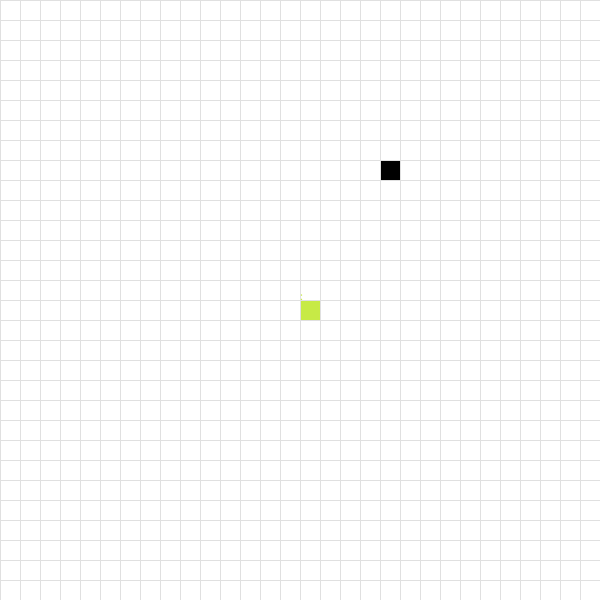
Frame 1 (no input)
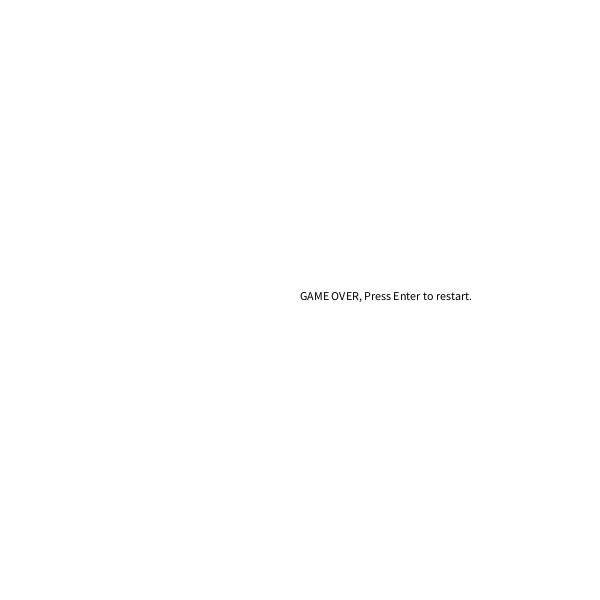
Frame 60 (the mouse pressed at the canvas centre just before this capture)
Frame 120 (the mouse held since frame 60 and released just before this capture): identical to frame 60, image omitted

The Processing sketch that drew these frames (run headless with seeded random() and noise(); from frame 60 on, the mouse is pressed at the canvas centre):

// Processing sketch: Snake
// ── Snake.pde
boolean isCollision;
int widthOfSquare = 20, width = 30;
SnakeCharacter snake = new SnakeCharacter();
Fruit fruit = new Fruit();
boolean up = false, down= false, left= false, right= true;
void settings() {
  size(600, 600);
}

void setup() {
  snake.setFruit(fruit.fruitPoint);
  frameRate(10);
}

void draw() {

  if (!(isGameOver())) {
    background(255);
    snake.fruitTotal();
    graph();
    snake.create();
    isCollision = snake.move();
    fruit.display();
    snake.changeFruitPos();
  } else {
    gameOver();
  }
  if (isCollision) {
    fruit = new Fruit();
    snake.setFruit(fruit.fruitPoint);
  }
}

void graph() {
  for (int i = 0; i < width; i++) {
    stroke(224, 224, 224);
    line(i*widthOfSquare, 0, i*widthOfSquare, height);
  }
  for (int i = 0; i < height; i++) {
    line(0, i*widthOfSquare, height, i*widthOfSquare);
  }
}
boolean isGameOver(){
   return snake.touch() || snake.isGameOver();
}
void gameOver() {
  background(255);
  text("GAME OVER, Press Enter to restart.", 300, 300);

    if (keyCode == ENTER) {
      snake.reset(); 
  }
}

void keyPressed() {
  if (keyCode == UP) {
    if (!down) {
      snake.direction(0, -1);
      up = true;
      down = false;
      right = false;
      left = false;
    }
  } else if (keyCode == DOWN) {
    if (!up) {
      snake.direction(0, 1);
      down = true;
      up = false;
      right = false;
      left = false;
    }
  } else if (keyCode == LEFT) {
    if (!right) {
      snake.direction(-1, 0);
      down = false;
      up = false;
      left = true;
      right = false;
    }
  } else if (keyCode == RIGHT) {
    if (!left) {
      snake.direction(1, 0);  
      down = false;
      up = false;
      right = true;
      left = false;
    }
  }
}
// ── Fruit.pde
class Fruit {
  Point fruitPoint = new Point();

  Fruit() {
    fruitPoint.x = (int(random(1, 30)));
    fruitPoint.y = (int(random(1, 30)));
  }
  void display() {
    fill(0);
    rect(fruitPoint.x*20, fruitPoint.y*20, 20, 20);
  }

  void reset() {
    fruitPoint.x = (int(random(1, 30)));
    fruitPoint.y = (int(random(1, 30)));
  }
}
// ── Point.pde
class Point {
  int x, y;
  Point(int tempX, int tempY) {
    x = tempX;
    y = tempY;
  }
  Point() {
  }
}
// ── SnakeCharacter.pde
class SnakeCharacter {
  int xSpeed = 1;
  int ySpeed = 0;
  Point fruit;
  ArrayList<Point> pointList = new ArrayList<Point>();
  SnakeCharacter() {
    pointList.add(new Point(15, 15));
  }
  void fruitTotal() {
    text(pointList.size(), 10, 10);
  }
  void create() {
    int headx = pointList.get(0).x;
    int heady = pointList.get(0).y;
    fill(199, 234, 70);
    text(":", headx*20, heady*20);
    for (Point point : pointList) {
      rect(realGrid(point.x), realGrid(point.y), 20, 20);
    }
  }

  int realGrid(int x) {
    return x *= 20;
  }

  void direction(int x, int y) {
    xSpeed = x;
    ySpeed = y;
  }

  boolean move() {
    // Get the current head of the snake
    Point head = pointList.get(0);

    // Get the x and y from the snake head
    int xHead = head.x;
    int yHead = head.y;

    // Calculate the position of the new snake head
    int newHeadx = xHead + xSpeed;
    int newHeady = yHead + ySpeed;

    // Create the new snake head and add it to the beginning of the list
    Point newHead = new Point(newHeadx, newHeady);
    pointList.add(0, newHead);

    // Remove the snake tail if there is no collision
    boolean isCollision = collision(newHead);
    if (!isCollision) {
      pointList.remove(pointList.size() - 1);
    }
    return isCollision;
  }

  Point getHead() {
    return pointList.get(0);
  }

  boolean isGameOver() {
    if (pointList.get(0).x < 0 || pointList.get(0).y < 0 || pointList.get(0).x >= 30 || pointList.get(0).y >= 30) {
      return true;
    } 
    return false;
  }

  void setFruit(Point tempFruit) {
    fruit = tempFruit;
  }

  boolean collision(Point snakeHead) {
    if (snakeHead.x == fruit.x && snakeHead.y == fruit.y) {
      return true;
    } else {
      return false;
    }
  }
  void grow() {
    for (Point point : pointList) {
      point = new Point(point.x, point.y);
      pointList.add(0, point);
    }
  }

  void changeFruitPos() {
    for (int i = 0; i < pointList.size(); i++) {
      if (fruit.x == pointList.get(i).x && fruit.y == pointList.get(i).y) {
        fruit.x = (int(random(1, 30)));
        fruit.y = (int(random(1, 30)));
      }
    }
  }

  boolean touch() {
    Point snakeHead = pointList.get(0);
    println("In touch");
    for (int i = 1; i < pointList.size(); i++) {
      if (snakeHead.x == pointList.get(i).x && snakeHead.y == pointList.get(i).y) {
        println("Touch ");
        return true;
      }
    }
    return false;
  }
  void reset() {
    xSpeed = 1;
    ySpeed = 0;
    pointList = new ArrayList<Point>();
    pointList.add(new Point(15, 15));
  }
}
